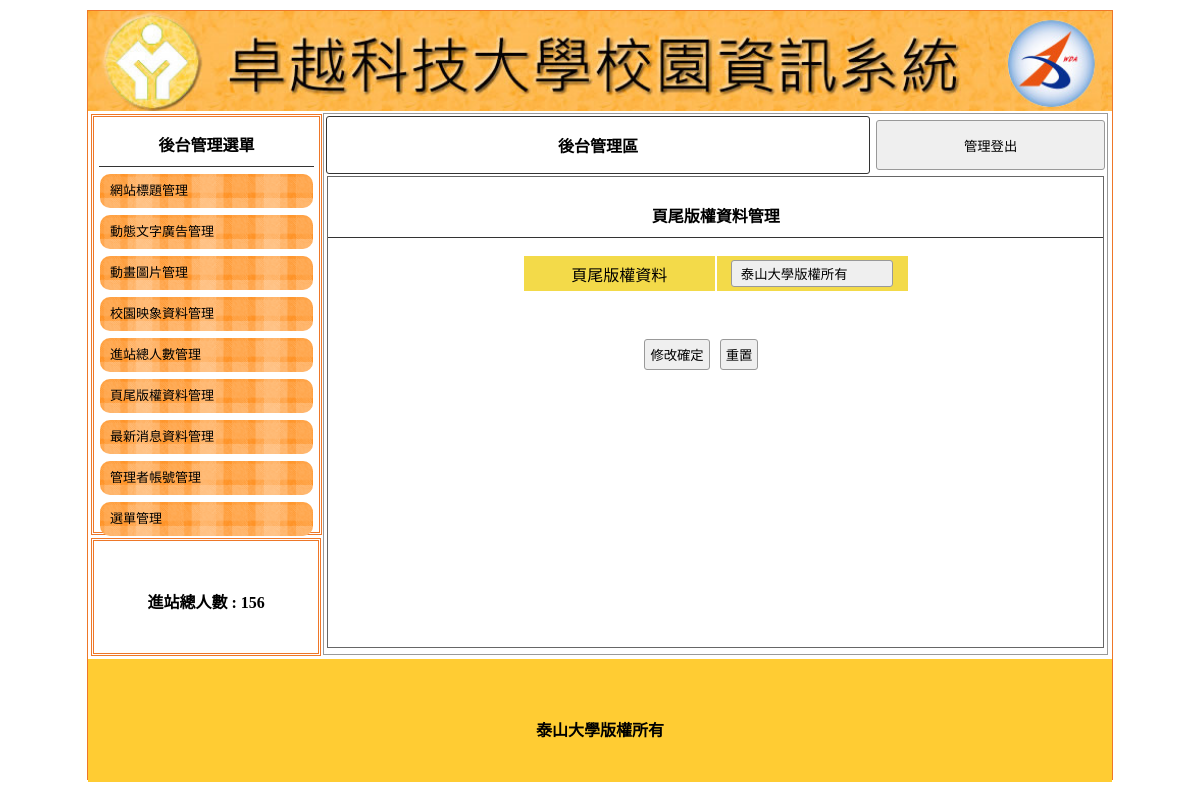
/admin.php?do=bottom, run on the app's committed database.
### tables this page shows
CREATE TABLE `title` (
  `id` int(10) UNSIGNED NOT NULL,
  `img` text NOT NULL,
  `text` text NOT NULL,
  `sh` int(1) NOT NULL
);

CREATE TABLE `total` (
  `id` int(10) UNSIGNED NOT NULL,
  `total` int(11) NOT NULL
);

CREATE TABLE `bottom` (
  `id` int(10) UNSIGNED NOT NULL,
  `bottom` text NOT NULL
);

### api/db.php (called while the page is built, shortened)
<?php
class DB{
    protected $dsn="mysql:host=localhost;charset=utf8;dbname=db21";
    protected $pdo;
    protected $table;
    function __construct($table){
        $this->table=$table;
        $this->pdo=new PDO($this->dsn,'root','');
    }
    function find($arg){
        $sql="SELECT * FROM $this->table ";
        if(is_array($arg)){
            $tmp=$this->a2s($arg);
            $sql .= " WHERE ".join(" AND ",$tmp);
        }else{
            $sql .= " WHERE `id`='$arg'";
        }
        return $this->pdo->query($sql)->fetch(PDO::FETCH_ASSOC);
    }
protected function a2s($array){
    $tmp=[];
    foreach($array as $key => $val){
        $tmp[]="`$key`='$val'";
    }
    return $tmp;
}
}
$Title=new DB('title');
$Total=new DB('total');
$Bottom=new DB('bottom');

### admin.php (the view, shortened to what this page needs)
<?php include_once "./api/db.php";?>
<!DOCTYPE html PUBLIC "-//W3C//DTD XHTML 1.0 Transitional//EN" "http://www.w3.org/TR/xhtml1/DTD/xhtml1-transitional.dtd">
<html xmlns="http://www.w3.org/1999/xhtml"><head><meta http-equiv="Content-Type" content="text/html; charset=UTF-8">
<link href="./css/css.css" rel="stylesheet" type="text/css">
</head>
<body>
	<div id="main">
		<?php $title=$Title->find(['sh'=>1]);?>
    	<a title="<?= $title['text']; ?>" href="index.php">
			<div class="ti" style="background:url(&#39;upload/<?= $title['img']; ?>&#39;); background-size:cover;"></div>
		</a>
        	<div id="ms">
             	<div id="lf" style="float:left;">
            		<div id="menuput" class="dbor">
                    <span class="t botli">後台管理選單</span>
                		<a style="color:#000; font-size:13px; text-decoration:none;" href="?do=title">
                            	<div class="mainmu">網站標題管理</div>
                        </a>
							<a style="color:#000; font-size:13px; text-decoration:none;" href="?do=ad">
                            	<div class="mainmu">動態文字廣告管理</div>
                            </a>
							<a style="color:#000; font-size:13px; text-decoration:none;" href="?do=mvim">
                            	<div class="mainmu">動畫圖片管理</div>
                            </a>
							<a style="color:#000; font-size:13px; text-decoration:none;" href="?do=image">
                            	<div class="mainmu">校園映象資料管理</div>
                            </a>
							<a style="color:#000; font-size:13px; text-decoration:none;" href="?do=total">
                            	<div class="mainmu">進站總人數管理</div>
                            </a>
							<a style="color:#000; font-size:13px; text-decoration:none;" href="?do=bottom">
                            	<div class="mainmu">頁尾版權資料管理</div>
                            </a>
							<a style="color:#000; font-size:13px; text-decoration:none;" href="?do=news">
                            	<div class="mainmu">最新消息資料管理</div>
                            </a>
							<a style="color:#000; font-size:13px; text-decoration:none;" href="?do=admin">
                            	<div class="mainmu">管理者帳號管理</div>
                            </a>
							<a style="color:#000; font-size:13px; text-decoration:none;" href="?do=menu">
                            	<div class="mainmu">選單管理</div>
                            </a>
							                    </div>
                    <div class="dbor" style="margin:3px; width:95%; height:20%; line-height:100px;">
                    	<span class="t">進站總人數 : <?= $Total->find(1)['total'] ?>
                         </span>
                    </div>
        		</div>
				<?php
				$do=$_GET['do']??"title";
				$file="back/$do.php";
				if(file_exists($file)){
					include $file;
				}else{
					include "back/title.php";
				}
				?>
                             </div>
            	<div style="width:1024px; left:0px; position:relative; background:#FC3; margin-top:4px; height:123px; display:block;">
                	<span class="t" style="line-height:123px;"><?= $Bottom->find(1)['bottom'] ?></span>
                </div>
    </div>
</body></html>

### back/bottom.php (shortened to what this page needs)
<div class="di"
    style="height:540px; border:#999 1px solid; width:76.5%; margin:2px 0px 0px 0px; float:left; position:relative; left:20px;">
    <table width="100%">
        <tbody>
            <tr>
                <td style="width:70%;font-weight:800; border:#333 1px solid; border-radius:3px;" class="cent">
                    <a href="?do=admin" style="color:#000; text-decoration:none;">後台管理區</a>
                </td>
                <td>
                    <button onclick="document.cookie=&#39;user=&#39;;location.replace(&#39;index.php&#39;)"
                        style="width:99%; margin-right:2px; height:50px;">管理登出</button>
                </td>
            </tr>
        </tbody>
    </table>
    <div style="width:99%; height:87%; margin:auto; overflow:auto; border:#666 1px solid;">
        <p class="t cent botli">頁尾版權資料管理</p>
        <form method="post" action="./api/edit_value.php?table=<?= $do ?>">
            <table width="50%" style="margin:auto">
                <tbody>
                    <tr class="yel">
                        <td width="50%">頁尾版權資料</td>
                        <td width="50%">
                            <input type="text" name='bottom' value="<?= $Bottom->find(1)['bottom'] ?>">
                        </td>
                    </tr>
                </tbody>
            </table>
            <table style="margin-top:40px; width:70%;">
                <tbody>
                    <tr>
                        <td width="200px"></td>
                        <td class="cent">
                            <input type="submit" value="修改確定">
                            <input type="reset" value="重置">
                        </td>
                    </tr>
                </tbody>
            </table>
        </form>
    </div>
</div>

### css/css.css (style rules this page uses)
body { padding:0px; margin:0px; }
#main { width:1024px; height:768px; margin:10px auto 10px auto; border:#EE7728 1px solid; position:relative; }
.ti { width:100%; height:100px; position:relative; background-size:cover; background-repeat:no-repeat; }
.dbor { border:#EE7728 double 3px; margin:1px; padding:2px 10px 2px 10px; }
.t { font-weight:800; display:block; text-align:center; padding:10px 1px 10px 1px; }
.botli { border-bottom:#333 1px solid; }
.mainmu { position:relative; border-radius:10px; background:url(../icon/menu.fw.png) center no-repeat; background-size:cover; line-height:30px; padding:2px 10px 2px 10px; margin:7px 1px 7px 1px; }
#lf { height:540px; width:21%; display:inline-block; }
#menuput { width:100%; height:75%; position:relative; padding:5px; display:block; margin: 3px; }
.di { display:inline-block; }
.cent { text-align:center; }
input,button { border:#999 1px solid; border-radius:3px; background:#EFEFEF; padding:5px; margin:3px; }
input[type=text],input[type=password] { width:150px; }
.yel td { background:#F3DA49; text-align:center; }

### data on the page
title: img (picture)
total: total "156"
bottom: bottom "泰山大學版權所有"
